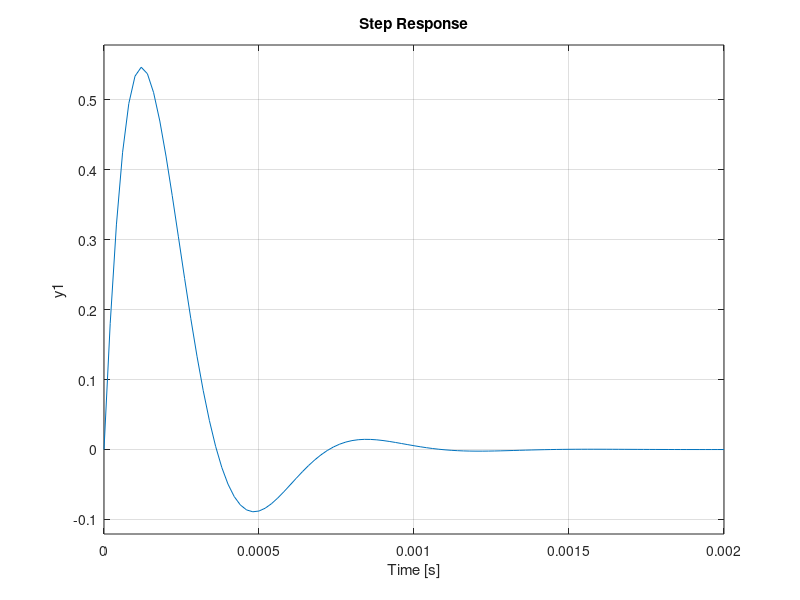

Source code (MATLAB):
%Exercicio 32
R=10;
L=1e-3;
Cap=1e-5;


A=[-1/(R*Cap) -1/Cap; 1/(L) 0];
B=[1/(R*Cap) ;0];
C=[1 0];
D=0;
sys = ss(A,B,C,D);
step(2*sys)
%% c)
t=0:1e-6:3e-3
u=@(t) t>=0;%definiçao do degrau unitario
mu=@(t) u(t)+u(t-0.5e-3)-2*u(t-1e-3);%definicao da soma e subtracao do vetor unitario ou seja os steps
lsim(sys, mu(t), t);


%% d)
A=[0 1; -1/(L*Cap) -1/(R*Cap)];
B=[0;1];
C=[0 ,1/(R*Cap)];
D=0;
sys =ss(A,B,C,D);
step(sys)